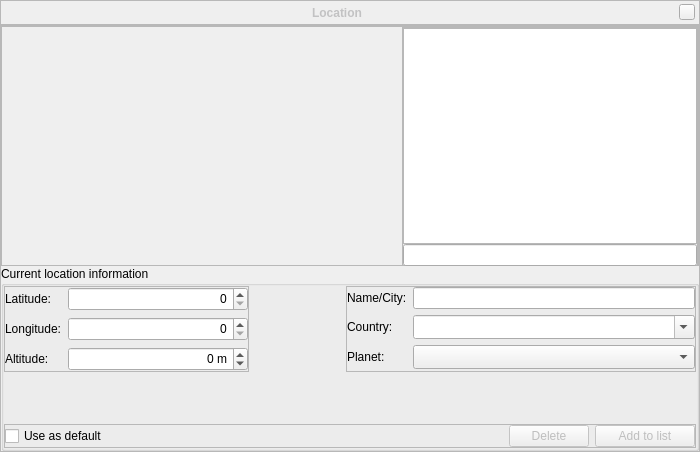
<?xml version="1.0" encoding="UTF-8"?>
<ui version="4.0">
 <class>locationDialogForm</class>
 <widget class="QWidget" name="locationDialogForm">
  <property name="geometry">
   <rect>
    <x>0</x>
    <y>0</y>
    <width>700</width>
    <height>452</height>
   </rect>
  </property>
  <property name="styleSheet">
   <string notr="true"/>
  </property>
  <layout class="QVBoxLayout">
   <property name="spacing">
    <number>0</number>
   </property>
   <property name="margin">
    <number>0</number>
   </property>
   <item>
    <widget class="BarFrame" name="TitleBar">
     <property name="minimumSize">
      <size>
       <width>16</width>
       <height>25</height>
      </size>
     </property>
     <property name="maximumSize">
      <size>
       <width>16777215</width>
       <height>30</height>
      </size>
     </property>
     <property name="frameShape">
      <enum>QFrame::StyledPanel</enum>
     </property>
     <layout class="QHBoxLayout">
      <property name="leftMargin">
       <number>0</number>
      </property>
      <property name="topMargin">
       <number>0</number>
      </property>
      <property name="rightMargin">
       <number>4</number>
      </property>
      <property name="bottomMargin">
       <number>0</number>
      </property>
      <item>
       <spacer>
        <property name="orientation">
         <enum>Qt::Horizontal</enum>
        </property>
        <property name="sizeHint" stdset="0">
         <size>
          <width>40</width>
          <height>20</height>
         </size>
        </property>
       </spacer>
      </item>
      <item>
       <widget class="QLabel" name="stelWindowTitle">
        <property name="palette">
         <palette>
          <active>
           <colorrole role="WindowText">
            <brush brushstyle="SolidPattern">
             <color alpha="255">
              <red>194</red>
              <green>194</green>
              <blue>195</blue>
             </color>
            </brush>
           </colorrole>
           <colorrole role="Text">
            <brush brushstyle="SolidPattern">
             <color alpha="255">
              <red>194</red>
              <green>194</green>
              <blue>195</blue>
             </color>
            </brush>
           </colorrole>
          </active>
          <inactive>
           <colorrole role="WindowText">
            <brush brushstyle="SolidPattern">
             <color alpha="255">
              <red>194</red>
              <green>194</green>
              <blue>195</blue>
             </color>
            </brush>
           </colorrole>
           <colorrole role="Text">
            <brush brushstyle="SolidPattern">
             <color alpha="255">
              <red>194</red>
              <green>194</green>
              <blue>195</blue>
             </color>
            </brush>
           </colorrole>
          </inactive>
          <disabled>
           <colorrole role="WindowText">
            <brush brushstyle="SolidPattern">
             <color alpha="255">
              <red>194</red>
              <green>194</green>
              <blue>195</blue>
             </color>
            </brush>
           </colorrole>
           <colorrole role="Text">
            <brush brushstyle="SolidPattern">
             <color alpha="255">
              <red>194</red>
              <green>194</green>
              <blue>195</blue>
             </color>
            </brush>
           </colorrole>
          </disabled>
         </palette>
        </property>
        <property name="font">
         <font>
          <weight>75</weight>
          <italic>false</italic>
          <bold>true</bold>
         </font>
        </property>
        <property name="text">
         <string>Location</string>
        </property>
       </widget>
      </item>
      <item>
       <spacer>
        <property name="orientation">
         <enum>Qt::Horizontal</enum>
        </property>
        <property name="sizeHint" stdset="0">
         <size>
          <width>40</width>
          <height>20</height>
         </size>
        </property>
       </spacer>
      </item>
      <item>
       <widget class="QPushButton" name="closeStelWindow">
        <property name="sizePolicy">
         <sizepolicy hsizetype="Fixed" vsizetype="Fixed">
          <horstretch>16</horstretch>
          <verstretch>16</verstretch>
         </sizepolicy>
        </property>
        <property name="minimumSize">
         <size>
          <width>16</width>
          <height>16</height>
         </size>
        </property>
        <property name="maximumSize">
         <size>
          <width>16</width>
          <height>16</height>
         </size>
        </property>
        <property name="focusPolicy">
         <enum>Qt::NoFocus</enum>
        </property>
        <property name="text">
         <string/>
        </property>
       </widget>
      </item>
     </layout>
    </widget>
   </item>
   <item>
    <widget class="QFrame" name="locationContent">
     <property name="frameShape">
      <enum>QFrame::StyledPanel</enum>
     </property>
     <layout class="QGridLayout" name="gridLayout_2">
      <property name="margin">
       <number>0</number>
      </property>
      <property name="spacing">
       <number>0</number>
      </property>
      <item row="0" column="0" colspan="2">
       <widget class="QFrame" name="frame">
        <property name="minimumSize">
         <size>
          <width>0</width>
          <height>240</height>
         </size>
        </property>
        <property name="maximumSize">
         <size>
          <width>16777215</width>
          <height>240</height>
         </size>
        </property>
        <property name="frameShape">
         <enum>QFrame::StyledPanel</enum>
        </property>
        <property name="frameShadow">
         <enum>QFrame::Raised</enum>
        </property>
        <layout class="QGridLayout" name="gridLayout_3">
         <property name="margin">
          <number>0</number>
         </property>
         <property name="spacing">
          <number>0</number>
         </property>
         <item row="1" column="0">
          <widget class="MapLabel" name="mapLabel">
           <property name="sizePolicy">
            <sizepolicy hsizetype="Fixed" vsizetype="Fixed">
             <horstretch>0</horstretch>
             <verstretch>0</verstretch>
            </sizepolicy>
           </property>
           <property name="minimumSize">
            <size>
             <width>400</width>
             <height>240</height>
            </size>
           </property>
           <property name="maximumSize">
            <size>
             <width>400</width>
             <height>240</height>
            </size>
           </property>
           <property name="lineWidth">
            <number>0</number>
           </property>
           <property name="text">
            <string/>
           </property>
           <property name="pixmap">
            <pixmap>../../data/gui/world.png</pixmap>
           </property>
           <property name="scaledContents">
            <bool>true</bool>
           </property>
           <property name="alignment">
            <set>Qt::AlignCenter</set>
           </property>
          </widget>
         </item>
         <item row="1" column="1">
          <widget class="QFrame" name="frame_2">
           <property name="minimumSize">
            <size>
             <width>0</width>
             <height>240</height>
            </size>
           </property>
           <property name="maximumSize">
            <size>
             <width>16777215</width>
             <height>240</height>
            </size>
           </property>
           <property name="frameShape">
            <enum>QFrame::StyledPanel</enum>
           </property>
           <property name="frameShadow">
            <enum>QFrame::Raised</enum>
           </property>
           <layout class="QVBoxLayout" name="verticalLayout">
            <property name="spacing">
             <number>0</number>
            </property>
            <property name="margin">
             <number>0</number>
            </property>
            <item>
             <widget class="QListView" name="citiesListView">
              <property name="focusPolicy">
               <enum>Qt::NoFocus</enum>
              </property>
              <property name="horizontalScrollBarPolicy">
               <enum>Qt::ScrollBarAlwaysOff</enum>
              </property>
              <property name="uniformItemSizes">
               <bool>true</bool>
              </property>
             </widget>
            </item>
            <item>
             <widget class="QLineEdit" name="citySearchLineEdit">
              <property name="sizePolicy">
               <sizepolicy hsizetype="Expanding" vsizetype="Fixed">
                <horstretch>0</horstretch>
                <verstretch>0</verstretch>
               </sizepolicy>
              </property>
              <property name="text">
               <string/>
              </property>
              <property name="alignment">
               <set>Qt::AlignBottom|Qt::AlignLeading|Qt::AlignLeft</set>
              </property>
             </widget>
            </item>
           </layout>
          </widget>
         </item>
        </layout>
       </widget>
      </item>
      <item row="2" column="1">
       <widget class="QGroupBox" name="groupBox">
        <property name="title">
         <string>Current location information</string>
        </property>
        <layout class="QGridLayout" name="gridLayout">
         <property name="margin">
          <number>0</number>
         </property>
         <item row="2" column="0" colspan="3">
          <widget class="QFrame" name="frame_3">
           <property name="minimumSize">
            <size>
             <width>0</width>
             <height>0</height>
            </size>
           </property>
           <property name="frameShape">
            <enum>QFrame::StyledPanel</enum>
           </property>
           <property name="frameShadow">
            <enum>QFrame::Raised</enum>
           </property>
           <layout class="QHBoxLayout" name="horizontalLayout">
            <property name="margin">
             <number>0</number>
            </property>
            <item>
             <widget class="QCheckBox" name="useAsDefaultLocationCheckBox">
              <property name="font">
               <font>
                <stylestrategy>PreferDefault</stylestrategy>
               </font>
              </property>
              <property name="text">
               <string>Use as default</string>
              </property>
              <property name="tristate">
               <bool>false</bool>
              </property>
             </widget>
            </item>
            <item>
             <spacer name="horizontalSpacer">
              <property name="orientation">
               <enum>Qt::Horizontal</enum>
              </property>
              <property name="sizeHint" stdset="0">
               <size>
                <width>40</width>
                <height>20</height>
               </size>
              </property>
             </spacer>
            </item>
            <item>
             <widget class="QPushButton" name="deleteLocationFromListPushButton">
              <property name="enabled">
               <bool>false</bool>
              </property>
              <property name="minimumSize">
               <size>
                <width>60</width>
                <height>0</height>
               </size>
              </property>
              <property name="text">
               <string>Delete</string>
              </property>
             </widget>
            </item>
            <item>
             <widget class="QPushButton" name="addLocationToListPushButton">
              <property name="enabled">
               <bool>false</bool>
              </property>
              <property name="minimumSize">
               <size>
                <width>100</width>
                <height>0</height>
               </size>
              </property>
              <property name="text">
               <string>Add to list</string>
              </property>
             </widget>
            </item>
           </layout>
          </widget>
         </item>
         <item row="0" column="0">
          <widget class="QFrame" name="frame_4">
           <property name="minimumSize">
            <size>
             <width>0</width>
             <height>0</height>
            </size>
           </property>
           <property name="frameShape">
            <enum>QFrame::StyledPanel</enum>
           </property>
           <property name="frameShadow">
            <enum>QFrame::Raised</enum>
           </property>
           <layout class="QGridLayout" name="gridLayout_4">
            <property name="horizontalSpacing">
             <number>6</number>
            </property>
            <property name="margin">
             <number>0</number>
            </property>
            <item row="0" column="0">
             <widget class="QLabel" name="label_5">
              <property name="text">
               <string>Latitude:</string>
              </property>
             </widget>
            </item>
            <item row="0" column="1">
             <widget class="AngleSpinBox" name="latitudeSpinBox">
              <property name="minimumSize">
               <size>
                <width>180</width>
                <height>24</height>
               </size>
              </property>
              <property name="toolTip">
               <string>You can enter values in decimal degrees, or using dms format, for example: +1d 12m 8s</string>
              </property>
              <property name="alignment">
               <set>Qt::AlignRight|Qt::AlignTrailing|Qt::AlignVCenter</set>
              </property>
             </widget>
            </item>
            <item row="1" column="0">
             <widget class="QLabel" name="label">
              <property name="text">
               <string>Longitude:</string>
              </property>
             </widget>
            </item>
            <item row="1" column="1">
             <widget class="AngleSpinBox" name="longitudeSpinBox">
              <property name="minimumSize">
               <size>
                <width>140</width>
                <height>24</height>
               </size>
              </property>
              <property name="toolTip">
               <string>You can enter values in decimal degrees, or using dms format, for example: +1d 12m 8s</string>
              </property>
              <property name="alignment">
               <set>Qt::AlignRight|Qt::AlignTrailing|Qt::AlignVCenter</set>
              </property>
             </widget>
            </item>
            <item row="2" column="0">
             <widget class="QLabel" name="label_7">
              <property name="text">
               <string>Altitude:</string>
              </property>
             </widget>
            </item>
            <item row="2" column="1">
             <widget class="QSpinBox" name="altitudeSpinBox">
              <property name="minimumSize">
               <size>
                <width>100</width>
                <height>24</height>
               </size>
              </property>
              <property name="toolTip">
               <string>Enter the altitude in meter</string>
              </property>
              <property name="alignment">
               <set>Qt::AlignRight|Qt::AlignTrailing|Qt::AlignVCenter</set>
              </property>
              <property name="suffix">
               <string> m</string>
              </property>
              <property name="minimum">
               <number>-2000</number>
              </property>
              <property name="maximum">
               <number>200000</number>
              </property>
              <property name="singleStep">
               <number>100</number>
              </property>
             </widget>
            </item>
           </layout>
          </widget>
         </item>
         <item row="0" column="2">
          <widget class="QFrame" name="frame_5">
           <property name="minimumSize">
            <size>
             <width>350</width>
             <height>0</height>
            </size>
           </property>
           <property name="frameShape">
            <enum>QFrame::StyledPanel</enum>
           </property>
           <property name="frameShadow">
            <enum>QFrame::Raised</enum>
           </property>
           <layout class="QGridLayout" name="gridLayout_5">
            <property name="margin">
             <number>0</number>
            </property>
            <item row="0" column="0">
             <widget class="QLabel" name="label_3">
              <property name="text">
               <string>Name/City:</string>
              </property>
             </widget>
            </item>
            <item row="0" column="1">
             <widget class="QLineEdit" name="cityNameLineEdit"/>
            </item>
            <item row="1" column="0">
             <widget class="QLabel" name="label_4">
              <property name="text">
               <string>Country:</string>
              </property>
             </widget>
            </item>
            <item row="1" column="1">
             <widget class="QComboBox" name="countryNameComboBox">
              <property name="sizePolicy">
               <sizepolicy hsizetype="Preferred" vsizetype="Preferred">
                <horstretch>0</horstretch>
                <verstretch>0</verstretch>
               </sizepolicy>
              </property>
              <property name="minimumSize">
               <size>
                <width>0</width>
                <height>24</height>
               </size>
              </property>
              <property name="maximumSize">
               <size>
                <width>16777215</width>
                <height>24</height>
               </size>
              </property>
              <property name="editable">
               <bool>true</bool>
              </property>
             </widget>
            </item>
            <item row="2" column="0">
             <widget class="QLabel" name="label_6">
              <property name="text">
               <string>Planet:</string>
              </property>
             </widget>
            </item>
            <item row="2" column="1">
             <widget class="QComboBox" name="planetNameComboBox">
              <property name="sizePolicy">
               <sizepolicy hsizetype="Preferred" vsizetype="Preferred">
                <horstretch>0</horstretch>
                <verstretch>0</verstretch>
               </sizepolicy>
              </property>
              <property name="minimumSize">
               <size>
                <width>0</width>
                <height>24</height>
               </size>
              </property>
              <property name="maximumSize">
               <size>
                <width>16777215</width>
                <height>24</height>
               </size>
              </property>
              <property name="editable">
               <bool>false</bool>
              </property>
             </widget>
            </item>
           </layout>
          </widget>
         </item>
         <item row="1" column="1" colspan="2">
          <spacer name="verticalSpacer">
           <property name="orientation">
            <enum>Qt::Vertical</enum>
           </property>
           <property name="sizeHint" stdset="0">
            <size>
             <width>20</width>
             <height>40</height>
            </size>
           </property>
          </spacer>
         </item>
         <item row="0" column="1">
          <spacer name="horizontalSpacer_2">
           <property name="orientation">
            <enum>Qt::Horizontal</enum>
           </property>
           <property name="sizeHint" stdset="0">
            <size>
             <width>40</width>
             <height>20</height>
            </size>
           </property>
          </spacer>
         </item>
        </layout>
       </widget>
      </item>
     </layout>
    </widget>
   </item>
  </layout>
 </widget>
 <customwidgets>
  <customwidget>
   <class>BarFrame</class>
   <extends>QFrame</extends>
   <header>Dialog.hpp</header>
   <container>1</container>
  </customwidget>
  <customwidget>
   <class>AngleSpinBox</class>
   <extends>QSpinBox</extends>
   <header>AngleSpinBox.hpp</header>
  </customwidget>
  <customwidget>
   <class>MapLabel</class>
   <extends>QLabel</extends>
   <header>MapLabel.hpp</header>
  </customwidget>
 </customwidgets>
 <resources>
  <include location="../../data/gui/guiRes.qrc"/>
 </resources>
 <connections/>
</ui>
